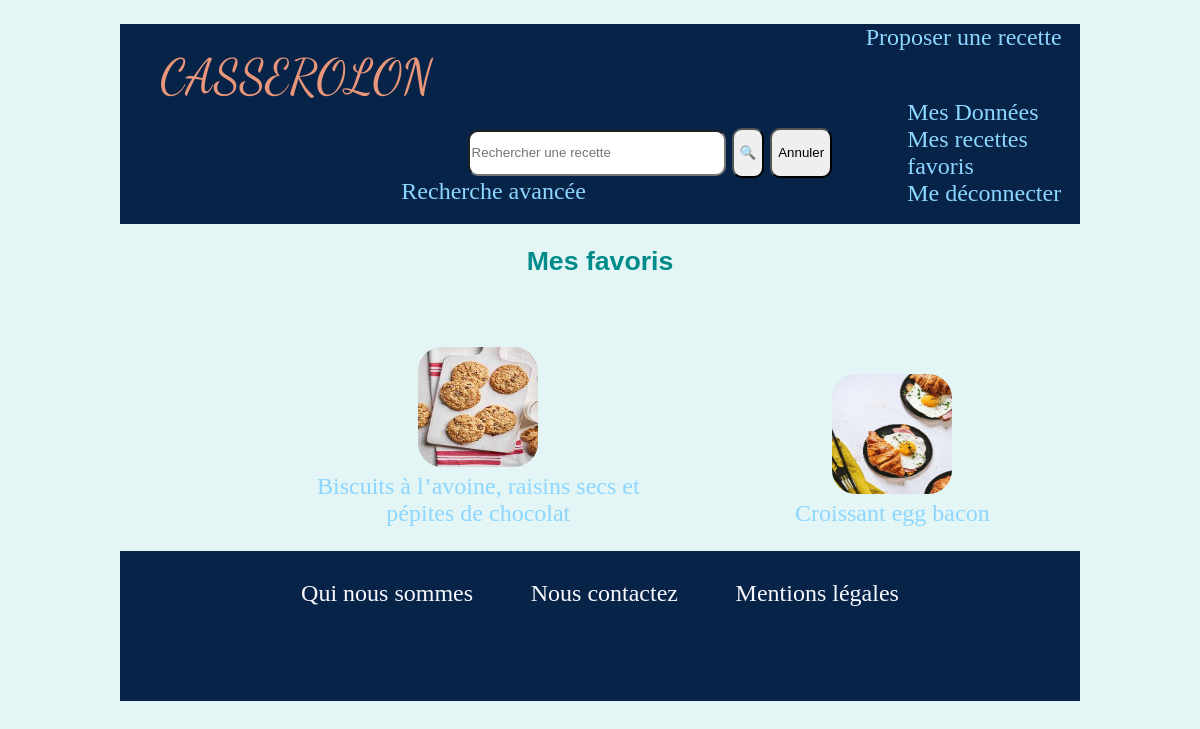
/pages/favoris.php (signed in), run on the app's committed database.
### tables this page shows
CREATE TABLE IF NOT EXISTS `FAVORIS` (
  `NomRecette` varchar(60) NOT NULL,
  `Login` varchar(60) NOT NULL
);

CREATE TABLE IF NOT EXISTS `RECETTES` (
  `NomRecette` varchar(60) NOT NULL,
  `Difficulte` varchar(15) NOT NULL,
  `Cout` varchar(17) NOT NULL,
  `Temps_Preparation` time NOT NULL,
  `Temps_Cuisson` time NOT NULL,
  `date_publication` date DEFAULT NULL,
  `Login` varchar(60) DEFAULT NULL,
  `images` varchar(60) DEFAULT NULL
);

### pages/favoris.php (the view, shortened to what this page needs)
<!DOCTYPE html>
<html lang="fr">
    <head>
        <link rel="stylesheet" type="text/css" href="../styles/feuille_style1.css"/>
    </head>
    <body>
        <?php
            require("header.php");
            $connexion = mysqli_connect(SERVEUR, NOM, PASSE);
            $login = $_SESSION["m_login"];
            $requete = "SELECT * FROM RECETTES JOIN FAVORIS USING(NomRecette) WHERE FAVORIS.Login = '$login'";
            $resultat = mysqli_query($connexion,$requete);
            if ($resultat){
                echo("<h2>Mes favoris</h2>");
                print("<ul id='cptRec'>");
                while ($res = mysqli_fetch_object($resultat)) {
                    echo'<article>';
                    echo("<li>");
                    echo("<a
                        href='etapes_d_une_recette.php?nom=$res->NomRecette'>"
                    );
                    $img = "../images/";
                    echo("<img src=".$img."".$res -> images." /><br />" .$res -> NomRecette.
                    "</a>");
                    echo("</li>");
                    echo'</article>';
                }
                echo"</ul>";
            }else{
                echo("<b> Erreur dans l'exécution de la requête. </b> <br/>");
                echo("<b>Messsage de mySQL: </b>").mysqli_error($connexion);
            }
        require("footer.php")
        ?>
    </body>
</html>

### styles/feuille_style1.css (style rules this page uses)
body { margin: 0; padding: 0; width: 80%; font-size: 18pt; margin-left: 10%; background-color: #e3f6f5; }
h2 { text-align: center; text-decoration: bold; font-family: 'Lucida Sans', 'Lucida Sans Regular', 'Lucida Grande', 'Lucida Sans Unicode', Geneva, Verdana, sans-serif; font-size: 20pt; color: darkcyan; }
article { display: inline-block; width: 40%; text-align: center; margin-left: 5%; margin-top: 5%; }
#cptRec { list-style: none; }
a { text-decoration: none #111; display: block; }
img { border-radius: 1em; width: 120px; height: 120px; }

### styles/header_style.css (style rules this page uses)
ul { list-style: none; }
a { text-decoration: none; font-size: 18pt; color: #8cd6ff; }
ul { text-align: right; }
ul li { display: inline-block; margin-right: 2%; }

### data on the page
favoris: NomRecette.images (picture), NomRecette.NomRecette "Biscuits à l’avoine, raisins secs et pépites de chocolat"
favoris: NomRecette.images (picture), NomRecette.NomRecette "Croissant egg bacon"
